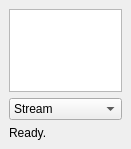
<?xml version="1.0" encoding="UTF-8"?>
<ui version="4.0">
 <class>MainWindow</class>
 <widget class="QMainWindow" name="MainWindow">
  <property name="geometry">
   <rect>
    <x>0</x>
    <y>0</y>
    <width>131</width>
    <height>149</height>
   </rect>
  </property>
  <property name="acceptDrops">
   <bool>true</bool>
  </property>
  <property name="windowTitle">
   <string>NomNom</string>
  </property>
  <property name="windowIcon">
   <iconset resource="../rc/nomnom.qrc">
    <normaloff>:/img/nomnom.png</normaloff>:/img/nomnom.png</iconset>
  </property>
  <widget class="QWidget" name="centralwidget">
   <layout class="QVBoxLayout" name="verticalLayout">
    <item>
     <widget class="QTextBrowser" name="textBrowser">
      <property name="toolTip">
       <string>Drag and drop URLs here</string>
      </property>
      <property name="html">
       <string>&lt;!DOCTYPE HTML PUBLIC &quot;-//W3C//DTD HTML 4.0//EN&quot; &quot;http://www.w3.org/TR/REC-html40/strict.dtd&quot;&gt;
&lt;html&gt;&lt;head&gt;&lt;meta name=&quot;qrichtext&quot; content=&quot;1&quot; /&gt;&lt;style type=&quot;text/css&quot;&gt;
p, li { white-space: pre-wrap; }
&lt;/style&gt;&lt;/head&gt;&lt;body style=&quot; font-family:'Verdana'; font-size:10pt; font-weight:400; font-style:normal;&quot;&gt;
&lt;p align=&quot;center&quot; style=&quot;-qt-paragraph-type:empty; margin-top:0px; margin-bottom:0px; margin-left:0px; margin-right:0px; -qt-block-indent:0; text-indent:0px;&quot;&gt;&lt;/p&gt;
&lt;p align=&quot;center&quot; style=&quot; margin-top:0px; margin-bottom:0px; margin-left:0px; margin-right:0px; -qt-block-indent:0; text-indent:0px;&quot;&gt;&lt;img src=&quot;:/img/nomnom.png&quot; /&gt;&lt;/p&gt;&lt;/body&gt;&lt;/html&gt;</string>
      </property>
     </widget>
    </item>
    <item>
     <widget class="QComboBox" name="modeCBox">
      <item>
       <property name="text">
        <string>Stream</string>
       </property>
      </item>
      <item>
       <property name="text">
        <string>Download</string>
       </property>
      </item>
     </widget>
    </item>
    <item>
     <widget class="QLabel" name="statusLabel">
      <property name="text">
       <string>Ready.</string>
      </property>
     </widget>
    </item>
   </layout>
  </widget>
 </widget>
 <resources>
  <include location="../rc/nomnom.qrc"/>
 </resources>
 <connections/>
 <slots>
  <slot>onLanguage()</slot>
  <slot>onPreferences()</slot>
  <slot>onAbout()</slot>
  <slot>onStop()</slot>
 </slots>
</ui>
